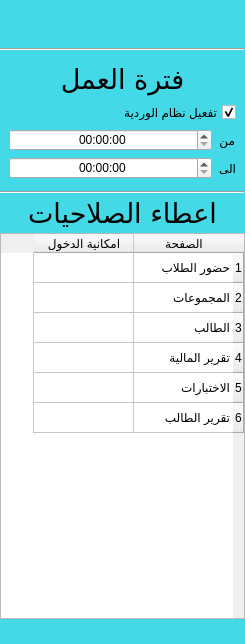
<?xml version="1.0" encoding="UTF-8"?>
<ui version="4.0">
 <class>Form</class>
 <widget class="QWidget" name="Form">
  <property name="geometry">
   <rect>
    <x>0</x>
    <y>0</y>
    <width>245</width>
    <height>644</height>
   </rect>
  </property>
  <property name="windowTitle">
   <string>اعطاء صلاحيات</string>
  </property>
  <property name="windowIcon">
   <iconset resource="../views/source.qrc">
    <normaloff>:/n/img/home.ico</normaloff>:/n/img/home.ico</iconset>
  </property>
  <layout class="QGridLayout" name="gridLayout_2">
   <property name="margin">
    <number>0</number>
   </property>
   <property name="spacing">
    <number>0</number>
   </property>
   <item row="0" column="0">
    <widget class="QWidget" name="widget" native="true">
     <property name="styleSheet">
      <string notr="true"> .QWidget{
background: #44D9E6;color: black;
}</string>
     </property>
     <layout class="QVBoxLayout" name="verticalLayout">
      <property name="spacing">
       <number>3</number>
      </property>
      <property name="leftMargin">
       <number>0</number>
      </property>
      <property name="topMargin">
       <number>3</number>
      </property>
      <property name="rightMargin">
       <number>0</number>
      </property>
      <property name="bottomMargin">
       <number>0</number>
      </property>
      <item>
       <widget class="QWidget" name="widget_4" native="true">
        <layout class="QHBoxLayout" name="horizontalLayout">
         <item>
          <widget class="QLabel" name="user_full_name">
           <property name="font">
            <font>
             <pointsize>16</pointsize>
             <weight>75</weight>
             <bold>true</bold>
            </font>
           </property>
           <property name="text">
            <string/>
           </property>
           <property name="alignment">
            <set>Qt::AlignCenter</set>
           </property>
          </widget>
         </item>
         <item>
          <widget class="QLabel" name="user_id">
           <property name="sizePolicy">
            <sizepolicy hsizetype="Fixed" vsizetype="Fixed">
             <horstretch>0</horstretch>
             <verstretch>0</verstretch>
            </sizepolicy>
           </property>
           <property name="font">
            <font>
             <pointsize>16</pointsize>
             <weight>75</weight>
             <bold>true</bold>
            </font>
           </property>
           <property name="text">
            <string/>
           </property>
           <property name="alignment">
            <set>Qt::AlignCenter</set>
           </property>
          </widget>
         </item>
        </layout>
       </widget>
      </item>
      <item>
       <widget class="Line" name="line">
        <property name="orientation">
         <enum>Qt::Horizontal</enum>
        </property>
       </widget>
      </item>
      <item>
       <widget class="QWidget" name="widget_3" native="true">
        <layout class="QGridLayout" name="gridLayout">
         <item row="2" column="0" colspan="2">
          <widget class="QCheckBox" name="times_ck">
           <property name="layoutDirection">
            <enum>Qt::RightToLeft</enum>
           </property>
           <property name="text">
            <string>تفعيل نظام الوردية</string>
           </property>
           <property name="checked">
            <bool>true</bool>
           </property>
          </widget>
         </item>
         <item row="4" column="1">
          <widget class="QLabel" name="label_3">
           <property name="sizePolicy">
            <sizepolicy hsizetype="Fixed" vsizetype="Preferred">
             <horstretch>0</horstretch>
             <verstretch>0</verstretch>
            </sizepolicy>
           </property>
           <property name="text">
            <string>الى</string>
           </property>
          </widget>
         </item>
         <item row="1" column="0" colspan="2">
          <widget class="QLabel" name="label">
           <property name="sizePolicy">
            <sizepolicy hsizetype="Preferred" vsizetype="Fixed">
             <horstretch>0</horstretch>
             <verstretch>0</verstretch>
            </sizepolicy>
           </property>
           <property name="font">
            <font>
             <family>AlArabiya</family>
             <pointsize>20</pointsize>
             <weight>50</weight>
             <bold>false</bold>
            </font>
           </property>
           <property name="text">
            <string>فترة العمل</string>
           </property>
           <property name="alignment">
            <set>Qt::AlignCenter</set>
           </property>
          </widget>
         </item>
         <item row="4" column="0">
          <widget class="QTimeEdit" name="end_dt">
           <property name="alignment">
            <set>Qt::AlignCenter</set>
           </property>
           <property name="displayFormat">
            <string>hh:mm:ss</string>
           </property>
          </widget>
         </item>
         <item row="3" column="1">
          <widget class="QLabel" name="label_2">
           <property name="sizePolicy">
            <sizepolicy hsizetype="Fixed" vsizetype="Preferred">
             <horstretch>0</horstretch>
             <verstretch>0</verstretch>
            </sizepolicy>
           </property>
           <property name="text">
            <string>من</string>
           </property>
          </widget>
         </item>
         <item row="3" column="0">
          <widget class="QTimeEdit" name="st_dt">
           <property name="alignment">
            <set>Qt::AlignCenter</set>
           </property>
           <property name="time">
            <time>
             <hour>0</hour>
             <minute>0</minute>
             <second>0</second>
            </time>
           </property>
           <property name="displayFormat">
            <string>hh:mm:ss</string>
           </property>
          </widget>
         </item>
        </layout>
       </widget>
      </item>
      <item>
       <widget class="Line" name="line_2">
        <property name="orientation">
         <enum>Qt::Horizontal</enum>
        </property>
       </widget>
      </item>
      <item>
       <widget class="QLabel" name="label_4">
        <property name="sizePolicy">
         <sizepolicy hsizetype="Preferred" vsizetype="Fixed">
          <horstretch>0</horstretch>
          <verstretch>0</verstretch>
         </sizepolicy>
        </property>
        <property name="font">
         <font>
          <family>AlArabiya</family>
          <pointsize>20</pointsize>
          <weight>50</weight>
          <bold>false</bold>
         </font>
        </property>
        <property name="text">
         <string>اعطاء الصلاحيات</string>
        </property>
        <property name="alignment">
         <set>Qt::AlignCenter</set>
        </property>
       </widget>
      </item>
      <item>
       <widget class="QTableWidget" name="perm_table">
        <property name="layoutDirection">
         <enum>Qt::RightToLeft</enum>
        </property>
        <property name="editTriggers">
         <set>QAbstractItemView::NoEditTriggers</set>
        </property>
        <row>
         <property name="text">
          <string>1</string>
         </property>
        </row>
        <row>
         <property name="text">
          <string>2</string>
         </property>
        </row>
        <row>
         <property name="text">
          <string>3</string>
         </property>
        </row>
        <row>
         <property name="text">
          <string>4</string>
         </property>
        </row>
        <row>
         <property name="text">
          <string>5</string>
         </property>
        </row>
        <row>
         <property name="text">
          <string>6</string>
         </property>
        </row>
        <column>
         <property name="text">
          <string>الصفحة</string>
         </property>
        </column>
        <column>
         <property name="text">
          <string>امكانية الدخول</string>
         </property>
        </column>
        <item row="0" column="0">
         <property name="text">
          <string>حضور الطلاب</string>
         </property>
        </item>
        <item row="0" column="1">
         <property name="text">
          <string/>
         </property>
        </item>
        <item row="1" column="0">
         <property name="text">
          <string>المجموعات</string>
         </property>
        </item>
        <item row="2" column="0">
         <property name="text">
          <string>الطالب</string>
         </property>
        </item>
        <item row="3" column="0">
         <property name="text">
          <string>تقرير المالية</string>
         </property>
        </item>
        <item row="4" column="0">
         <property name="text">
          <string>الاختبارات</string>
         </property>
        </item>
        <item row="5" column="0">
         <property name="text">
          <string>تقرير الطالب</string>
         </property>
        </item>
       </widget>
      </item>
      <item>
       <widget class="QWidget" name="widget_2" native="true">
        <layout class="QVBoxLayout" name="verticalLayout_3">
         <property name="spacing">
          <number>0</number>
         </property>
         <property name="margin">
          <number>0</number>
         </property>
         <item>
          <widget class="QPushButton" name="perm_set_btn">
           <property name="sizePolicy">
            <sizepolicy hsizetype="Preferred" vsizetype="Preferred">
             <horstretch>0</horstretch>
             <verstretch>0</verstretch>
            </sizepolicy>
           </property>
           <property name="text">
            <string/>
           </property>
           <property name="icon">
            <iconset resource="../views/source.qrc">
             <normaloff>:/n/img/Checkmark-512 (1).png</normaloff>:/n/img/Checkmark-512 (1).png</iconset>
           </property>
           <property name="iconSize">
            <size>
             <width>30</width>
             <height>30</height>
            </size>
           </property>
           <property name="flat">
            <bool>true</bool>
           </property>
          </widget>
         </item>
        </layout>
       </widget>
      </item>
     </layout>
    </widget>
   </item>
  </layout>
 </widget>
 <resources>
  <include location="../views/source.qrc"/>
 </resources>
 <connections/>
</ui>
